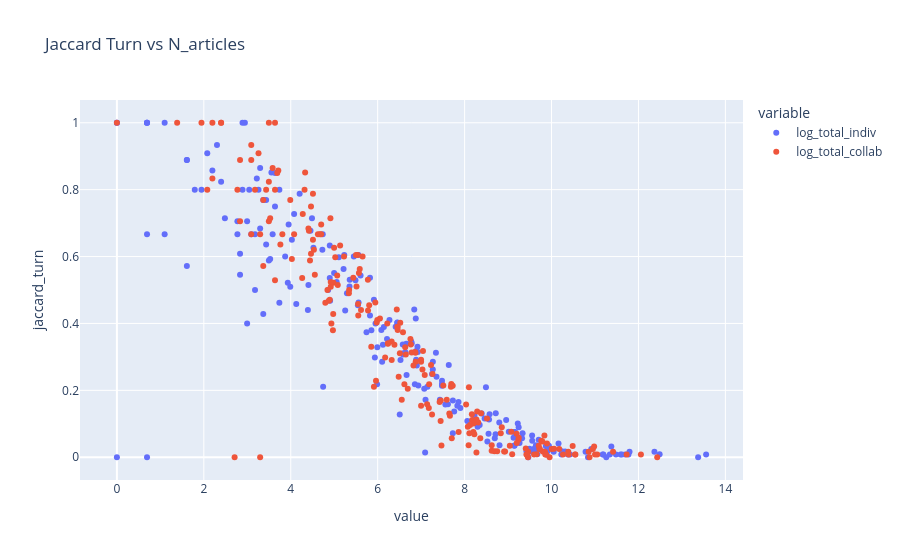

Source (notebook cell):
### Code cell
px.scatter(df_stats, x=["log_total_indiv", "log_total_collab"], y="jaccard_turn", hover_data=["name", "region"], title="Jaccard Turn vs N_articles")

### Figure 1 — Plotly figure (JSON) as saved in the notebook; plotly's stock layout.template omitted (floating-point values rounded to 4 significant figures; data arrays with more than 128 entries replaced by an {"elided": "..."} marker saying what was removed)
{"data": [{"customdata": {"elided": "217x2 str values"}, "hovertemplate": "variable=log_total_indiv<br>value=%{x}<br>jaccard_turn=%{y}<br>name=%{customdata[0]}<br>region=%{customdata[1]}<extra></extra>", "legendgroup": "log_total_indiv", "marker": {"color": "#636efa", "symbol": "circle"}, "mode": "markers", "name": "log_total_indiv", "orientation": "v", "showlegend": true, "type": "scatter", "x": {"elided": "217 float values"}, "xaxis": "x", "y": {"elided": "217 float values"}, "yaxis": "y"}, {"customdata": {"elided": "217x2 str values"}, "hovertemplate": "variable=log_total_collab<br>value=%{x}<br>jaccard_turn=%{y}<br>name=%{customdata[0]}<br>region=%{customdata[1]}<extra></extra>", "legendgroup": "log_total_collab", "marker": {"color": "#EF553B", "symbol": "circle"}, "mode": "markers", "name": "log_total_collab", "orientation": "v", "showlegend": true, "type": "scatter", "x": {"elided": "217 float values"}, "xaxis": "x", "y": {"elided": "217 float values"}, "yaxis": "y"}], "layout": {"legend": {"title": {"text": "variable"}, "tracegroupgap": 0}, "title": {"text": "Jaccard Turn vs N_articles"}, "xaxis": {"anchor": "y", "domain": [0, 1], "title": {"text": "value"}}, "yaxis": {"anchor": "x", "domain": [0, 1], "title": {"text": "jaccard_turn"}}}}
